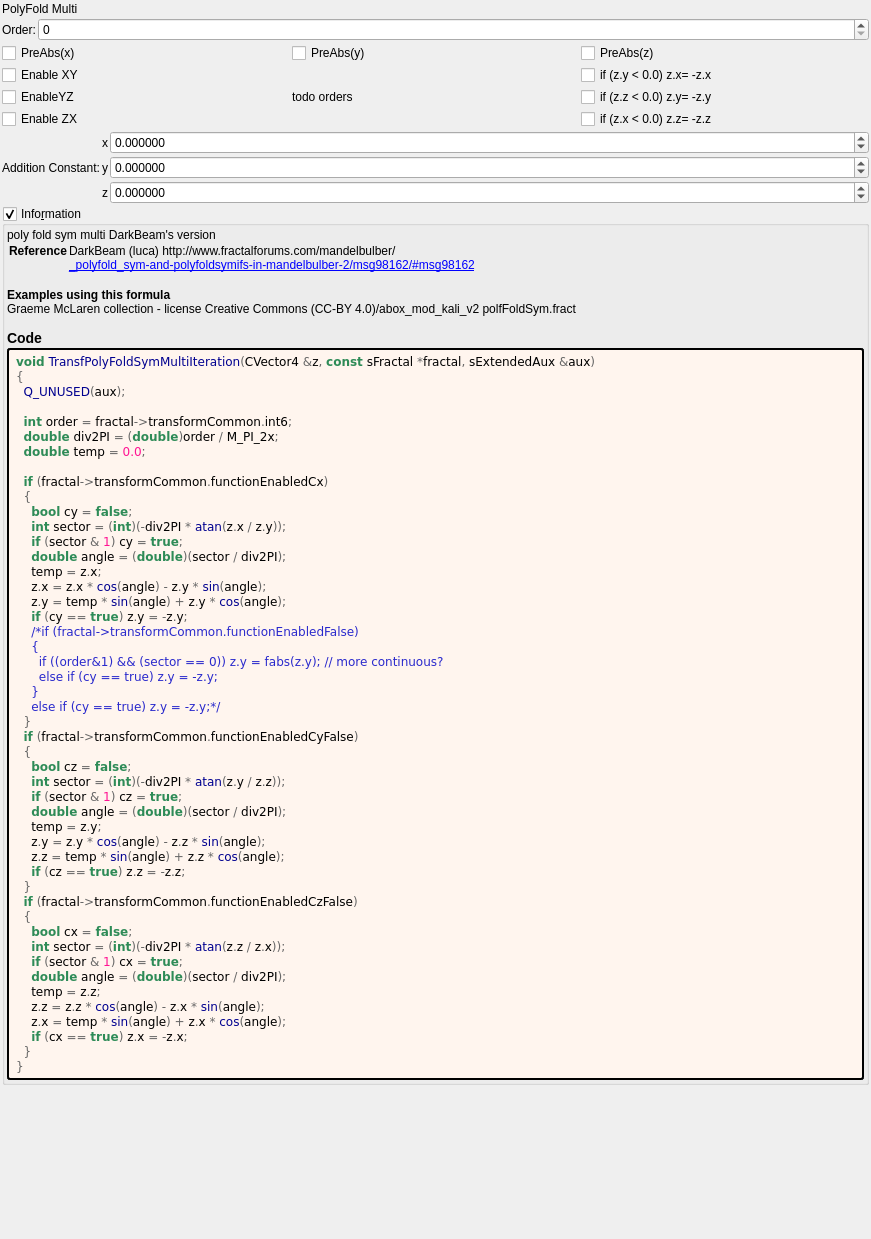
 <widget class="QWidget" name="Form">
  <property name="geometry">
   <rect>
    <x>0</x>
    <y>0</y>
    <width>871</width>
    <height>1239</height>
   </rect>
  </property>
  <property name="windowTitle">
   <string notr="true">transf_poly_fold_sym_multi</string>
  </property>
  <layout class="QVBoxLayout" name="verticalLayout">
   <property name="spacing">
    <number>2</number>
   </property>
   <property name="leftMargin">
    <number>2</number>
   </property>
   <property name="topMargin">
    <number>2</number>
   </property>
   <property name="rightMargin">
    <number>2</number>
   </property>
   <property name="bottomMargin">
    <number>2</number>
   </property>
   <item>
    <layout class="QGridLayout" name="gridLayout" columnstretch="0,1">
     <property name="spacing">
      <number>2</number>
     </property>
     <item row="1" column="1">
      <widget class="MySpinBox" name="spinboxInt_transf_int_6">
       <property name="sizePolicy">
        <sizepolicy hsizetype="Minimum" vsizetype="Maximum">
         <horstretch>0</horstretch>
         <verstretch>0</verstretch>
        </sizepolicy>
       </property>
       <property name="maximum">
        <number>999</number>
       </property>
      </widget>
     </item>
     <item row="0" column="0" colspan="2">
      <widget class="QLabel" name="label_142">
       <property name="text">
        <string>PolyFold Multi</string>
       </property>
      </widget>
     </item>
     <item row="1" column="0">
      <widget class="QLabel" name="label_144">
       <property name="text">
        <string>Order:</string>
       </property>
      </widget>
     </item>
    </layout>
   </item>
   <item>
    <layout class="QGridLayout" name="gridLayout_2">
     <item row="0" column="2">
      <widget class="MyCheckBox" name="checkBox_transf_function_enabledz_false">
       <property name="text">
        <string>PreAbs(z)</string>
       </property>
      </widget>
     </item>
     <item row="0" column="1">
      <widget class="MyCheckBox" name="checkBox_transf_function_enabledy_false">
       <property name="text">
        <string>PreAbs(y)</string>
       </property>
      </widget>
     </item>
     <item row="0" column="0">
      <widget class="MyCheckBox" name="checkBox_transf_function_enabledx_false">
       <property name="text">
        <string>PreAbs(x)</string>
       </property>
      </widget>
     </item>
    </layout>
   </item>
   <item>
    <layout class="QGridLayout" name="gridLayout_45" columnstretch="0,0,0">
     <property name="spacing">
      <number>2</number>
     </property>
     <item row="1" column="0">
      <widget class="MyCheckBox" name="checkBox_transf_function_enabledCy_false">
       <property name="font">
        <font>
         <weight>50</weight>
         <bold>false</bold>
        </font>
       </property>
       <property name="text">
        <string>EnableYZ</string>
       </property>
      </widget>
     </item>
     <item row="0" column="2">
      <widget class="MyCheckBox" name="checkBox_transf_function_enabledAx_false">
       <property name="text">
        <string notr="true">if (z.y &lt; 0.0) z.x= -z.x</string>
       </property>
      </widget>
     </item>
     <item row="1" column="2">
      <widget class="MyCheckBox" name="checkBox_transf_function_enabledAy_false">
       <property name="text">
        <string notr="true">if (z.z &lt; 0.0) z.y= -z.y</string>
       </property>
      </widget>
     </item>
     <item row="2" column="0">
      <widget class="MyCheckBox" name="checkBox_transf_function_enabledCz_false">
       <property name="font">
        <font>
         <weight>50</weight>
         <bold>false</bold>
        </font>
       </property>
       <property name="text">
        <string>Enable ZX</string>
       </property>
      </widget>
     </item>
     <item row="2" column="2">
      <widget class="MyCheckBox" name="checkBox_transf_function_enabledAz_false">
       <property name="text">
        <string notr="true">if (z.x &lt; 0.0) z.z= -z.z</string>
       </property>
      </widget>
     </item>
     <item row="0" column="0">
      <widget class="MyCheckBox" name="checkBox_transf_function_enabledCx">
       <property name="font">
        <font>
         <weight>50</weight>
         <bold>false</bold>
        </font>
       </property>
       <property name="text">
        <string>Enable XY</string>
       </property>
      </widget>
     </item>
     <item row="1" column="1">
      <widget class="QLabel" name="label_165">
       <property name="text">
        <string>todo orders</string>
       </property>
      </widget>
     </item>
    </layout>
   </item>
   <item>
    <layout class="QGridLayout" name="gridLayout_44" columnstretch="0,0,1">
     <property name="spacing">
      <number>2</number>
     </property>
     <item row="1" column="0">
      <widget class="QLabel" name="label_164">
       <property name="text">
        <string>Addition Constant:</string>
       </property>
      </widget>
     </item>
     <item row="2" column="2">
      <widget class="MyDoubleSpinBox" name="spinbox3_transf_addition_constant_z">
       <property name="sizePolicy">
        <sizepolicy hsizetype="Minimum" vsizetype="Maximum">
         <horstretch>0</horstretch>
         <verstretch>0</verstretch>
        </sizepolicy>
       </property>
       <property name="prefix">
        <string/>
       </property>
       <property name="suffix">
        <string/>
       </property>
       <property name="decimals">
        <number>6</number>
       </property>
       <property name="minimum">
        <double>-99.989999999999995</double>
       </property>
       <property name="maximum">
        <double>99.989999999999995</double>
       </property>
       <property name="singleStep">
        <double>0.100000000000000</double>
       </property>
      </widget>
     </item>
     <item row="2" column="1">
      <widget class="QLabel" name="label_163">
       <property name="text">
        <string notr="true">z</string>
       </property>
      </widget>
     </item>
     <item row="0" column="2">
      <widget class="MyDoubleSpinBox" name="spinbox3_transf_addition_constant_x">
       <property name="sizePolicy">
        <sizepolicy hsizetype="Minimum" vsizetype="Maximum">
         <horstretch>0</horstretch>
         <verstretch>0</verstretch>
        </sizepolicy>
       </property>
       <property name="prefix">
        <string/>
       </property>
       <property name="suffix">
        <string/>
       </property>
       <property name="decimals">
        <number>6</number>
       </property>
       <property name="minimum">
        <double>-99.989999999999995</double>
       </property>
       <property name="maximum">
        <double>99.989999999999995</double>
       </property>
       <property name="singleStep">
        <double>0.100000000000000</double>
       </property>
      </widget>
     </item>
     <item row="0" column="1">
      <widget class="QLabel" name="label_160">
       <property name="text">
        <string notr="true">x</string>
       </property>
      </widget>
     </item>
     <item row="1" column="1">
      <widget class="QLabel" name="label_162">
       <property name="text">
        <string notr="true">y</string>
       </property>
      </widget>
     </item>
     <item row="1" column="2">
      <widget class="MyDoubleSpinBox" name="spinbox3_transf_addition_constant_y">
       <property name="sizePolicy">
        <sizepolicy hsizetype="Minimum" vsizetype="Maximum">
         <horstretch>0</horstretch>
         <verstretch>0</verstretch>
        </sizepolicy>
       </property>
       <property name="prefix">
        <string/>
       </property>
       <property name="suffix">
        <string/>
       </property>
       <property name="decimals">
        <number>6</number>
       </property>
       <property name="minimum">
        <double>-99.989999999999995</double>
       </property>
       <property name="maximum">
        <double>99.989999999999995</double>
       </property>
       <property name="singleStep">
        <double>0.100000000000000</double>
       </property>
      </widget>
     </item>
    </layout>
   </item>
   <item>
    <widget class="MyGroupBox" name="groupCheck_info">
     <property name="title">
      <string>Info&amp;rmation</string>
     </property>
     <property name="flat">
      <bool>false</bool>
     </property>
     <property name="checkable">
      <bool>true</bool>
     </property>
     <layout class="QVBoxLayout" name="verticalLayout_2">
      <property name="spacing">
       <number>2</number>
      </property>
      <property name="leftMargin">
       <number>2</number>
      </property>
      <property name="topMargin">
       <number>2</number>
      </property>
      <property name="rightMargin">
       <number>2</number>
      </property>
      <property name="bottomMargin">
       <number>2</number>
      </property>
      <item>
       <widget class="QLabel" name="label_information_general">
        <property name="text">
         <string notr="true">&lt;p&gt;poly fold sym multi DarkBeam's version&lt;/p&gt;&lt;table&gt;
&lt;tr&gt;&lt;th&gt;Reference&lt;/th&gt;&lt;td&gt;&lt;a href=&quot;DarkBeam (luca) http://www.fractalforums.com/mandelbulber/&quot;&gt;DarkBeam (luca) http://www.fractalforums.com/mandelbulber/&lt;br&gt;
&lt;a href=&quot;_polyfold_sym-and-polyfoldsymifs-in-mandelbulber-2/msg98162/#msg98162&quot;&gt;_polyfold_sym-and-polyfoldsymifs-in-mandelbulber-2/msg98162/#msg98162&lt;br&gt;
&lt;/td&gt;&lt;/tr&gt;
&lt;/table&gt;
&lt;br&gt;&lt;b&gt;Examples using this formula&lt;/b&gt;&lt;br&gt;Graeme McLaren  collection - license Creative Commons  (CC-BY 4.0)/abox_mod_kali_v2 polfFoldSym.fract&lt;h3&gt;Code&lt;/h3&gt;</string>
        </property>
        <property name="wordWrap">
         <bool>true</bool>
        </property>
        <property name="openExternalLinks">
         <bool>true</bool>
        </property>
        <property name="textInteractionFlags">
         <set>Qt::LinksAccessibleByMouse|Qt::TextSelectableByMouse</set>
        </property>
       </widget>
      </item>
      <item>
       <widget class="QLabel" name="label_code_content">
        <property name="styleSheet">
         <string notr="true">border-style: outset; border-width: 2px; border-radius: 3px; border-color: black; background-color: #fff5ee; padding: 4px;</string>
        </property>
        <property name="text">
         <string notr="true">&lt;body style=&quot;background-color:#fff5ee&quot;&gt;
&lt;pre style=&quot;color:#000000; background-color:#fff5ee;  font-family:'Courier New',monospace;&quot;&gt;&lt;span style=&quot;color:#2e8b57; font-weight:bold&quot;&gt;void&lt;/span&gt; &lt;span style=&quot;color:#00008f&quot;&gt;TransfPolyFoldSymMultiIteration&lt;/span&gt;&lt;span style=&quot;color:#676767&quot;&gt;(&lt;/span&gt;CVector4 &lt;span style=&quot;color:#676767&quot;&gt;&amp;amp;&lt;/span&gt;z&lt;span style=&quot;color:#676767&quot;&gt;,&lt;/span&gt; &lt;span style=&quot;color:#2e8b57; font-weight:bold&quot;&gt;const&lt;/span&gt; sFractal &lt;span style=&quot;color:#676767&quot;&gt;*&lt;/span&gt;fractal&lt;span style=&quot;color:#676767&quot;&gt;,&lt;/span&gt; sExtendedAux &lt;span style=&quot;color:#676767&quot;&gt;&amp;amp;&lt;/span&gt;aux&lt;span style=&quot;color:#676767&quot;&gt;)&lt;/span&gt;
&lt;span style=&quot;color:#676767&quot;&gt;{&lt;/span&gt;
  &lt;span style=&quot;color:#00008f&quot;&gt;Q_UNUSED&lt;/span&gt;&lt;span style=&quot;color:#676767&quot;&gt;(&lt;/span&gt;aux&lt;span style=&quot;color:#676767&quot;&gt;);&lt;/span&gt;

  &lt;span style=&quot;color:#2e8b57; font-weight:bold&quot;&gt;int&lt;/span&gt; order &lt;span style=&quot;color:#676767&quot;&gt;=&lt;/span&gt; fractal&lt;span style=&quot;color:#676767&quot;&gt;-&amp;gt;&lt;/span&gt;transformCommon&lt;span style=&quot;color:#676767&quot;&gt;.&lt;/span&gt;int6&lt;span style=&quot;color:#676767&quot;&gt;;&lt;/span&gt;
  &lt;span style=&quot;color:#2e8b57; font-weight:bold&quot;&gt;double&lt;/span&gt; div2PI &lt;span style=&quot;color:#676767&quot;&gt;= (&lt;/span&gt;&lt;span style=&quot;color:#2e8b57; font-weight:bold&quot;&gt;double&lt;/span&gt;&lt;span style=&quot;color:#676767&quot;&gt;)&lt;/span&gt;order &lt;span style=&quot;color:#676767&quot;&gt;/&lt;/span&gt; M_PI_2x&lt;span style=&quot;color:#676767&quot;&gt;;&lt;/span&gt;
  &lt;span style=&quot;color:#2e8b57; font-weight:bold&quot;&gt;double&lt;/span&gt; temp &lt;span style=&quot;color:#676767&quot;&gt;=&lt;/span&gt; &lt;span style=&quot;color:#ff1493&quot;&gt;0.0&lt;/span&gt;&lt;span style=&quot;color:#676767&quot;&gt;;&lt;/span&gt;

  &lt;span style=&quot;color:#2e8b57; font-weight:bold&quot;&gt;if&lt;/span&gt; &lt;span style=&quot;color:#676767&quot;&gt;(&lt;/span&gt;fractal&lt;span style=&quot;color:#676767&quot;&gt;-&amp;gt;&lt;/span&gt;transformCommon&lt;span style=&quot;color:#676767&quot;&gt;.&lt;/span&gt;functionEnabledCx&lt;span style=&quot;color:#676767&quot;&gt;)&lt;/span&gt;
  &lt;span style=&quot;color:#676767&quot;&gt;{&lt;/span&gt;
    &lt;span style=&quot;color:#2e8b57; font-weight:bold&quot;&gt;bool&lt;/span&gt; cy &lt;span style=&quot;color:#676767&quot;&gt;=&lt;/span&gt; &lt;span style=&quot;color:#2e8b57; font-weight:bold&quot;&gt;false&lt;/span&gt;&lt;span style=&quot;color:#676767&quot;&gt;;&lt;/span&gt;
    &lt;span style=&quot;color:#2e8b57; font-weight:bold&quot;&gt;int&lt;/span&gt; sector &lt;span style=&quot;color:#676767&quot;&gt;= (&lt;/span&gt;&lt;span style=&quot;color:#2e8b57; font-weight:bold&quot;&gt;int&lt;/span&gt;&lt;span style=&quot;color:#676767&quot;&gt;)(-&lt;/span&gt;div2PI &lt;span style=&quot;color:#676767&quot;&gt;*&lt;/span&gt; &lt;span style=&quot;color:#00008f&quot;&gt;atan&lt;/span&gt;&lt;span style=&quot;color:#676767&quot;&gt;(&lt;/span&gt;z&lt;span style=&quot;color:#676767&quot;&gt;.&lt;/span&gt;x &lt;span style=&quot;color:#676767&quot;&gt;/&lt;/span&gt; z&lt;span style=&quot;color:#676767&quot;&gt;.&lt;/span&gt;y&lt;span style=&quot;color:#676767&quot;&gt;));&lt;/span&gt;
    &lt;span style=&quot;color:#2e8b57; font-weight:bold&quot;&gt;if&lt;/span&gt; &lt;span style=&quot;color:#676767&quot;&gt;(&lt;/span&gt;sector &lt;span style=&quot;color:#676767&quot;&gt;&amp;amp;&lt;/span&gt; &lt;span style=&quot;color:#ff1493&quot;&gt;1&lt;/span&gt;&lt;span style=&quot;color:#676767&quot;&gt;)&lt;/span&gt; cy &lt;span style=&quot;color:#676767&quot;&gt;=&lt;/span&gt; &lt;span style=&quot;color:#2e8b57; font-weight:bold&quot;&gt;true&lt;/span&gt;&lt;span style=&quot;color:#676767&quot;&gt;;&lt;/span&gt;
    &lt;span style=&quot;color:#2e8b57; font-weight:bold&quot;&gt;double&lt;/span&gt; angle &lt;span style=&quot;color:#676767&quot;&gt;= (&lt;/span&gt;&lt;span style=&quot;color:#2e8b57; font-weight:bold&quot;&gt;double&lt;/span&gt;&lt;span style=&quot;color:#676767&quot;&gt;)(&lt;/span&gt;sector &lt;span style=&quot;color:#676767&quot;&gt;/&lt;/span&gt; div2PI&lt;span style=&quot;color:#676767&quot;&gt;);&lt;/span&gt;
    temp &lt;span style=&quot;color:#676767&quot;&gt;=&lt;/span&gt; z&lt;span style=&quot;color:#676767&quot;&gt;.&lt;/span&gt;x&lt;span style=&quot;color:#676767&quot;&gt;;&lt;/span&gt;
    z&lt;span style=&quot;color:#676767&quot;&gt;.&lt;/span&gt;x &lt;span style=&quot;color:#676767&quot;&gt;=&lt;/span&gt; z&lt;span style=&quot;color:#676767&quot;&gt;.&lt;/span&gt;x &lt;span style=&quot;color:#676767&quot;&gt;*&lt;/span&gt; &lt;span style=&quot;color:#00008f&quot;&gt;cos&lt;/span&gt;&lt;span style=&quot;color:#676767&quot;&gt;(&lt;/span&gt;angle&lt;span style=&quot;color:#676767&quot;&gt;) -&lt;/span&gt; z&lt;span style=&quot;color:#676767&quot;&gt;.&lt;/span&gt;y &lt;span style=&quot;color:#676767&quot;&gt;*&lt;/span&gt; &lt;span style=&quot;color:#00008f&quot;&gt;sin&lt;/span&gt;&lt;span style=&quot;color:#676767&quot;&gt;(&lt;/span&gt;angle&lt;span style=&quot;color:#676767&quot;&gt;);&lt;/span&gt;
    z&lt;span style=&quot;color:#676767&quot;&gt;.&lt;/span&gt;y &lt;span style=&quot;color:#676767&quot;&gt;=&lt;/span&gt; temp &lt;span style=&quot;color:#676767&quot;&gt;*&lt;/span&gt; &lt;span style=&quot;color:#00008f&quot;&gt;sin&lt;/span&gt;&lt;span style=&quot;color:#676767&quot;&gt;(&lt;/span&gt;angle&lt;span style=&quot;color:#676767&quot;&gt;) +&lt;/span&gt; z&lt;span style=&quot;color:#676767&quot;&gt;.&lt;/span&gt;y &lt;span style=&quot;color:#676767&quot;&gt;*&lt;/span&gt; &lt;span style=&quot;color:#00008f&quot;&gt;cos&lt;/span&gt;&lt;span style=&quot;color:#676767&quot;&gt;(&lt;/span&gt;angle&lt;span style=&quot;color:#676767&quot;&gt;);&lt;/span&gt;
    &lt;span style=&quot;color:#2e8b57; font-weight:bold&quot;&gt;if&lt;/span&gt; &lt;span style=&quot;color:#676767&quot;&gt;(&lt;/span&gt;cy &lt;span style=&quot;color:#676767&quot;&gt;==&lt;/span&gt; &lt;span style=&quot;color:#2e8b57; font-weight:bold&quot;&gt;true&lt;/span&gt;&lt;span style=&quot;color:#676767&quot;&gt;)&lt;/span&gt; z&lt;span style=&quot;color:#676767&quot;&gt;.&lt;/span&gt;y &lt;span style=&quot;color:#676767&quot;&gt;= -&lt;/span&gt;z&lt;span style=&quot;color:#676767&quot;&gt;.&lt;/span&gt;y&lt;span style=&quot;color:#676767&quot;&gt;;&lt;/span&gt;
    &lt;span style=&quot;color:#2929cc&quot;&gt;/*if (fractal-&amp;gt;transformCommon.functionEnabledFalse)&lt;/span&gt;
&lt;span style=&quot;color:#2929cc&quot;&gt;    {&lt;/span&gt;
&lt;span style=&quot;color:#2929cc&quot;&gt;      if ((order&amp;amp;1) &amp;amp;&amp;amp; (sector == 0)) z.y = fabs(z.y); // more continuous?&lt;/span&gt;
&lt;span style=&quot;color:#2929cc&quot;&gt;      else if (cy == true) z.y = -z.y;&lt;/span&gt;
&lt;span style=&quot;color:#2929cc&quot;&gt;    }&lt;/span&gt;
&lt;span style=&quot;color:#2929cc&quot;&gt;    else if (cy == true) z.y = -z.y;*/&lt;/span&gt;
  &lt;span style=&quot;color:#676767&quot;&gt;}&lt;/span&gt;
  &lt;span style=&quot;color:#2e8b57; font-weight:bold&quot;&gt;if&lt;/span&gt; &lt;span style=&quot;color:#676767&quot;&gt;(&lt;/span&gt;fractal&lt;span style=&quot;color:#676767&quot;&gt;-&amp;gt;&lt;/span&gt;transformCommon&lt;span style=&quot;color:#676767&quot;&gt;.&lt;/span&gt;functionEnabledCyFalse&lt;span style=&quot;color:#676767&quot;&gt;)&lt;/span&gt;
  &lt;span style=&quot;color:#676767&quot;&gt;{&lt;/span&gt;
    &lt;span style=&quot;color:#2e8b57; font-weight:bold&quot;&gt;bool&lt;/span&gt; cz &lt;span style=&quot;color:#676767&quot;&gt;=&lt;/span&gt; &lt;span style=&quot;color:#2e8b57; font-weight:bold&quot;&gt;false&lt;/span&gt;&lt;span style=&quot;color:#676767&quot;&gt;;&lt;/span&gt;
    &lt;span style=&quot;color:#2e8b57; font-weight:bold&quot;&gt;int&lt;/span&gt; sector &lt;span style=&quot;color:#676767&quot;&gt;= (&lt;/span&gt;&lt;span style=&quot;color:#2e8b57; font-weight:bold&quot;&gt;int&lt;/span&gt;&lt;span style=&quot;color:#676767&quot;&gt;)(-&lt;/span&gt;div2PI &lt;span style=&quot;color:#676767&quot;&gt;*&lt;/span&gt; &lt;span style=&quot;color:#00008f&quot;&gt;atan&lt;/span&gt;&lt;span style=&quot;color:#676767&quot;&gt;(&lt;/span&gt;z&lt;span style=&quot;color:#676767&quot;&gt;.&lt;/span&gt;y &lt;span style=&quot;color:#676767&quot;&gt;/&lt;/span&gt; z&lt;span style=&quot;color:#676767&quot;&gt;.&lt;/span&gt;z&lt;span style=&quot;color:#676767&quot;&gt;));&lt;/span&gt;
    &lt;span style=&quot;color:#2e8b57; font-weight:bold&quot;&gt;if&lt;/span&gt; &lt;span style=&quot;color:#676767&quot;&gt;(&lt;/span&gt;sector &lt;span style=&quot;color:#676767&quot;&gt;&amp;amp;&lt;/span&gt; &lt;span style=&quot;color:#ff1493&quot;&gt;1&lt;/span&gt;&lt;span style=&quot;color:#676767&quot;&gt;)&lt;/span&gt; cz &lt;span style=&quot;color:#676767&quot;&gt;=&lt;/span&gt; &lt;span style=&quot;color:#2e8b57; font-weight:bold&quot;&gt;true&lt;/span&gt;&lt;span style=&quot;color:#676767&quot;&gt;;&lt;/span&gt;
    &lt;span style=&quot;color:#2e8b57; font-weight:bold&quot;&gt;double&lt;/span&gt; angle &lt;span style=&quot;color:#676767&quot;&gt;= (&lt;/span&gt;&lt;span style=&quot;color:#2e8b57; font-weight:bold&quot;&gt;double&lt;/span&gt;&lt;span style=&quot;color:#676767&quot;&gt;)(&lt;/span&gt;sector &lt;span style=&quot;color:#676767&quot;&gt;/&lt;/span&gt; div2PI&lt;span style=&quot;color:#676767&quot;&gt;);&lt;/span&gt;
    temp &lt;span style=&quot;color:#676767&quot;&gt;=&lt;/span&gt; z&lt;span style=&quot;color:#676767&quot;&gt;.&lt;/span&gt;y&lt;span style=&quot;color:#676767&quot;&gt;;&lt;/span&gt;
    z&lt;span style=&quot;color:#676767&quot;&gt;.&lt;/span&gt;y &lt;span style=&quot;color:#676767&quot;&gt;=&lt;/span&gt; z&lt;span style=&quot;color:#676767&quot;&gt;.&lt;/span&gt;y &lt;span style=&quot;color:#676767&quot;&gt;*&lt;/span&gt; &lt;span style=&quot;color:#00008f&quot;&gt;cos&lt;/span&gt;&lt;span style=&quot;color:#676767&quot;&gt;(&lt;/span&gt;angle&lt;span style=&quot;color:#676767&quot;&gt;) -&lt;/span&gt; z&lt;span style=&quot;color:#676767&quot;&gt;.&lt;/span&gt;z &lt;span style=&quot;color:#676767&quot;&gt;*&lt;/span&gt; &lt;span style=&quot;color:#00008f&quot;&gt;sin&lt;/span&gt;&lt;span style=&quot;color:#676767&quot;&gt;(&lt;/span&gt;angle&lt;span style=&quot;color:#676767&quot;&gt;);&lt;/span&gt;
    z&lt;span style=&quot;color:#676767&quot;&gt;.&lt;/span&gt;z &lt;span style=&quot;color:#676767&quot;&gt;=&lt;/span&gt; temp &lt;span style=&quot;color:#676767&quot;&gt;*&lt;/span&gt; &lt;span style=&quot;color:#00008f&quot;&gt;sin&lt;/span&gt;&lt;span style=&quot;color:#676767&quot;&gt;(&lt;/span&gt;angle&lt;span style=&quot;color:#676767&quot;&gt;) +&lt;/span&gt; z&lt;span style=&quot;color:#676767&quot;&gt;.&lt;/span&gt;z &lt;span style=&quot;color:#676767&quot;&gt;*&lt;/span&gt; &lt;span style=&quot;color:#00008f&quot;&gt;cos&lt;/span&gt;&lt;span style=&quot;color:#676767&quot;&gt;(&lt;/span&gt;angle&lt;span style=&quot;color:#676767&quot;&gt;);&lt;/span&gt;
    &lt;span style=&quot;color:#2e8b57; font-weight:bold&quot;&gt;if&lt;/span&gt; &lt;span style=&quot;color:#676767&quot;&gt;(&lt;/span&gt;cz &lt;span style=&quot;color:#676767&quot;&gt;==&lt;/span&gt; &lt;span style=&quot;color:#2e8b57; font-weight:bold&quot;&gt;true&lt;/span&gt;&lt;span style=&quot;color:#676767&quot;&gt;)&lt;/span&gt; z&lt;span style=&quot;color:#676767&quot;&gt;.&lt;/span&gt;z &lt;span style=&quot;color:#676767&quot;&gt;= -&lt;/span&gt;z&lt;span style=&quot;color:#676767&quot;&gt;.&lt;/span&gt;z&lt;span style=&quot;color:#676767&quot;&gt;;&lt;/span&gt;
  &lt;span style=&quot;color:#676767&quot;&gt;}&lt;/span&gt;
  &lt;span style=&quot;color:#2e8b57; font-weight:bold&quot;&gt;if&lt;/span&gt; &lt;span style=&quot;color:#676767&quot;&gt;(&lt;/span&gt;fractal&lt;span style=&quot;color:#676767&quot;&gt;-&amp;gt;&lt;/span&gt;transformCommon&lt;span style=&quot;color:#676767&quot;&gt;.&lt;/span&gt;functionEnabledCzFalse&lt;span style=&quot;color:#676767&quot;&gt;)&lt;/span&gt;
  &lt;span style=&quot;color:#676767&quot;&gt;{&lt;/span&gt;
    &lt;span style=&quot;color:#2e8b57; font-weight:bold&quot;&gt;bool&lt;/span&gt; cx &lt;span style=&quot;color:#676767&quot;&gt;=&lt;/span&gt; &lt;span style=&quot;color:#2e8b57; font-weight:bold&quot;&gt;false&lt;/span&gt;&lt;span style=&quot;color:#676767&quot;&gt;;&lt;/span&gt;
    &lt;span style=&quot;color:#2e8b57; font-weight:bold&quot;&gt;int&lt;/span&gt; sector &lt;span style=&quot;color:#676767&quot;&gt;= (&lt;/span&gt;&lt;span style=&quot;color:#2e8b57; font-weight:bold&quot;&gt;int&lt;/span&gt;&lt;span style=&quot;color:#676767&quot;&gt;)(-&lt;/span&gt;div2PI &lt;span style=&quot;color:#676767&quot;&gt;*&lt;/span&gt; &lt;span style=&quot;color:#00008f&quot;&gt;atan&lt;/span&gt;&lt;span style=&quot;color:#676767&quot;&gt;(&lt;/span&gt;z&lt;span style=&quot;color:#676767&quot;&gt;.&lt;/span&gt;z &lt;span style=&quot;color:#676767&quot;&gt;/&lt;/span&gt; z&lt;span style=&quot;color:#676767&quot;&gt;.&lt;/span&gt;x&lt;span style=&quot;color:#676767&quot;&gt;));&lt;/span&gt;
    &lt;span style=&quot;color:#2e8b57; font-weight:bold&quot;&gt;if&lt;/span&gt; &lt;span style=&quot;color:#676767&quot;&gt;(&lt;/span&gt;sector &lt;span style=&quot;color:#676767&quot;&gt;&amp;amp;&lt;/span&gt; &lt;span style=&quot;color:#ff1493&quot;&gt;1&lt;/span&gt;&lt;span style=&quot;color:#676767&quot;&gt;)&lt;/span&gt; cx &lt;span style=&quot;color:#676767&quot;&gt;=&lt;/span&gt; &lt;span style=&quot;color:#2e8b57; font-weight:bold&quot;&gt;true&lt;/span&gt;&lt;span style=&quot;color:#676767&quot;&gt;;&lt;/span&gt;
    &lt;span style=&quot;color:#2e8b57; font-weight:bold&quot;&gt;double&lt;/span&gt; angle &lt;span style=&quot;color:#676767&quot;&gt;= (&lt;/span&gt;&lt;span style=&quot;color:#2e8b57; font-weight:bold&quot;&gt;double&lt;/span&gt;&lt;span style=&quot;color:#676767&quot;&gt;)(&lt;/span&gt;sector &lt;span style=&quot;color:#676767&quot;&gt;/&lt;/span&gt; div2PI&lt;span style=&quot;color:#676767&quot;&gt;);&lt;/span&gt;
    temp &lt;span style=&quot;color:#676767&quot;&gt;=&lt;/span&gt; z&lt;span style=&quot;color:#676767&quot;&gt;.&lt;/span&gt;z&lt;span style=&quot;color:#676767&quot;&gt;;&lt;/span&gt;
    z&lt;span style=&quot;color:#676767&quot;&gt;.&lt;/span&gt;z &lt;span style=&quot;color:#676767&quot;&gt;=&lt;/span&gt; z&lt;span style=&quot;color:#676767&quot;&gt;.&lt;/span&gt;z &lt;span style=&quot;color:#676767&quot;&gt;*&lt;/span&gt; &lt;span style=&quot;color:#00008f&quot;&gt;cos&lt;/span&gt;&lt;span style=&quot;color:#676767&quot;&gt;(&lt;/span&gt;angle&lt;span style=&quot;color:#676767&quot;&gt;) -&lt;/span&gt; z&lt;span style=&quot;color:#676767&quot;&gt;.&lt;/span&gt;x &lt;span style=&quot;color:#676767&quot;&gt;*&lt;/span&gt; &lt;span style=&quot;color:#00008f&quot;&gt;sin&lt;/span&gt;&lt;span style=&quot;color:#676767&quot;&gt;(&lt;/span&gt;angle&lt;span style=&quot;color:#676767&quot;&gt;);&lt;/span&gt;
    z&lt;span style=&quot;color:#676767&quot;&gt;.&lt;/span&gt;x &lt;span style=&quot;color:#676767&quot;&gt;=&lt;/span&gt; temp &lt;span style=&quot;color:#676767&quot;&gt;*&lt;/span&gt; &lt;span style=&quot;color:#00008f&quot;&gt;sin&lt;/span&gt;&lt;span style=&quot;color:#676767&quot;&gt;(&lt;/span&gt;angle&lt;span style=&quot;color:#676767&quot;&gt;) +&lt;/span&gt; z&lt;span style=&quot;color:#676767&quot;&gt;.&lt;/span&gt;x &lt;span style=&quot;color:#676767&quot;&gt;*&lt;/span&gt; &lt;span style=&quot;color:#00008f&quot;&gt;cos&lt;/span&gt;&lt;span style=&quot;color:#676767&quot;&gt;(&lt;/span&gt;angle&lt;span style=&quot;color:#676767&quot;&gt;);&lt;/span&gt;
    &lt;span style=&quot;color:#2e8b57; font-weight:bold&quot;&gt;if&lt;/span&gt; &lt;span style=&quot;color:#676767&quot;&gt;(&lt;/span&gt;cx &lt;span style=&quot;color:#676767&quot;&gt;==&lt;/span&gt; &lt;span style=&quot;color:#2e8b57; font-weight:bold&quot;&gt;true&lt;/span&gt;&lt;span style=&quot;color:#676767&quot;&gt;)&lt;/span&gt; z&lt;span style=&quot;color:#676767&quot;&gt;.&lt;/span&gt;x &lt;span style=&quot;color:#676767&quot;&gt;= -&lt;/span&gt;z&lt;span style=&quot;color:#676767&quot;&gt;.&lt;/span&gt;x&lt;span style=&quot;color:#676767&quot;&gt;;&lt;/span&gt;
  &lt;span style=&quot;color:#676767&quot;&gt;}&lt;/span&gt;
&lt;span style=&quot;color:#676767&quot;&gt;}&lt;/span&gt;
&lt;/pre&gt;
&lt;/body&gt;</string>
        </property>
        <property name="wordWrap">
         <bool>true</bool>
        </property>
        <property name="openExternalLinks">
         <bool>true</bool>
        </property>
        <property name="textInteractionFlags">
         <set>Qt::LinksAccessibleByMouse|Qt::TextSelectableByMouse</set>
        </property>
       </widget>
      </item>
     </layout>
    </widget>
   </item>
   <item>
    <spacer name="verticalSpacer">
     <property name="orientation">
      <enum>Qt::Vertical</enum>
     </property>
     <property name="sizeHint" stdset="0">
      <size>
       <width>20</width>
       <height>40</height>
      </size>
     </property>
    </spacer>
   </item>
  </layout>
 </widget>
